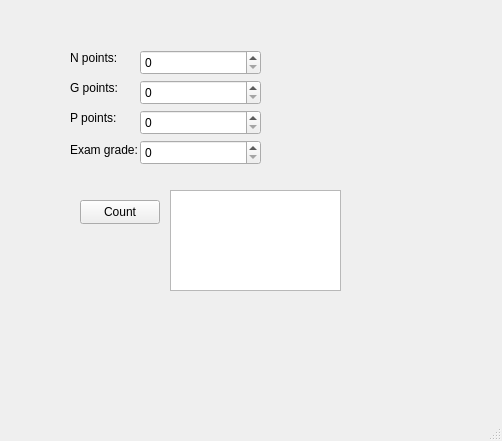
<?xml version="1.0" encoding="UTF-8"?>
<ui version="4.0">
 <class>MainWindow</class>
 <widget class="QMainWindow" name="MainWindow">
  <property name="geometry">
   <rect>
    <x>0</x>
    <y>0</y>
    <width>502</width>
    <height>441</height>
   </rect>
  </property>
  <property name="windowTitle">
   <string>MainWindow</string>
  </property>
  <widget class="QWidget" name="centralwidget">
   <widget class="QLabel" name="label">
    <property name="geometry">
     <rect>
      <x>70</x>
      <y>50</y>
      <width>49</width>
      <height>16</height>
     </rect>
    </property>
    <property name="text">
     <string>N points:</string>
    </property>
   </widget>
   <widget class="QLabel" name="label_2">
    <property name="geometry">
     <rect>
      <x>70</x>
      <y>80</y>
      <width>49</width>
      <height>16</height>
     </rect>
    </property>
    <property name="text">
     <string>G points:</string>
    </property>
   </widget>
   <widget class="QLabel" name="label_3">
    <property name="geometry">
     <rect>
      <x>70</x>
      <y>110</y>
      <width>49</width>
      <height>16</height>
     </rect>
    </property>
    <property name="text">
     <string>P points:</string>
    </property>
   </widget>
   <widget class="QLabel" name="label_4">
    <property name="geometry">
     <rect>
      <x>70</x>
      <y>140</y>
      <width>71</width>
      <height>20</height>
     </rect>
    </property>
    <property name="text">
     <string>Exam grade:</string>
    </property>
   </widget>
   <widget class="QSpinBox" name="spinBoxN">
    <property name="geometry">
     <rect>
      <x>140</x>
      <y>50</y>
      <width>121</width>
      <height>25</height>
     </rect>
    </property>
   </widget>
   <widget class="QSpinBox" name="spinBoxG">
    <property name="geometry">
     <rect>
      <x>140</x>
      <y>80</y>
      <width>121</width>
      <height>25</height>
     </rect>
    </property>
   </widget>
   <widget class="QSpinBox" name="spinBoxP">
    <property name="geometry">
     <rect>
      <x>140</x>
      <y>110</y>
      <width>121</width>
      <height>25</height>
     </rect>
    </property>
   </widget>
   <widget class="QSpinBox" name="spinBoxE">
    <property name="geometry">
     <rect>
      <x>140</x>
      <y>140</y>
      <width>121</width>
      <height>25</height>
     </rect>
    </property>
   </widget>
   <widget class="QPushButton" name="countPushButton">
    <property name="geometry">
     <rect>
      <x>80</x>
      <y>200</y>
      <width>80</width>
      <height>24</height>
     </rect>
    </property>
    <property name="text">
     <string>Count</string>
    </property>
   </widget>
   <widget class="QTextBrowser" name="textBrowser">
    <property name="geometry">
     <rect>
      <x>170</x>
      <y>190</y>
      <width>171</width>
      <height>101</height>
     </rect>
    </property>
   </widget>
  </widget>
  <widget class="QMenuBar" name="menubar">
   <property name="geometry">
    <rect>
     <x>0</x>
     <y>0</y>
     <width>502</width>
     <height>21</height>
    </rect>
   </property>
  </widget>
  <widget class="QStatusBar" name="statusbar"/>
 </widget>
 <resources/>
 <connections/>
</ui>
